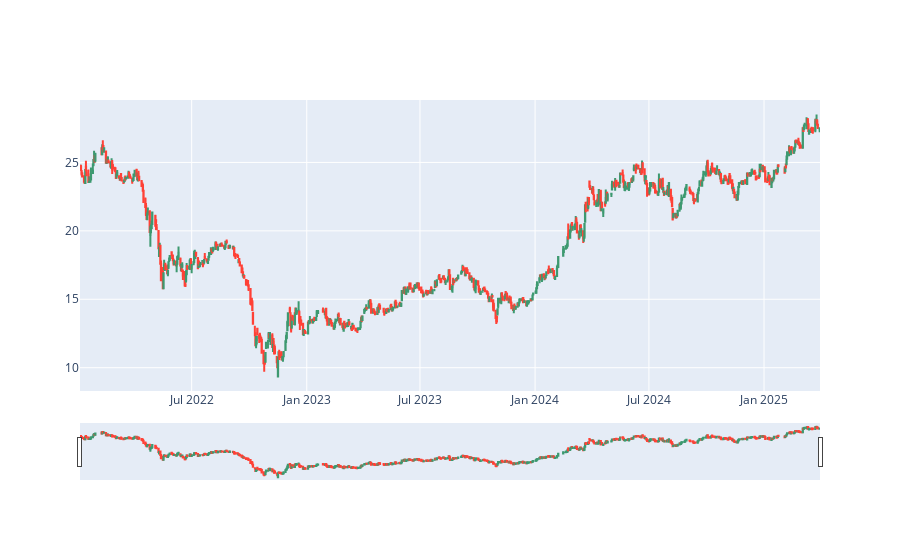

The notebook cell saved with this chart:
### Markdown cell above
### Techcombank

### Code cell
visualize_trade_each_bank("Techcombank")

### Figure 1 — Plotly figure (JSON) as saved in the notebook; plotly's stock layout.template omitted (floating-point values rounded to 4 significant figures; data arrays with more than 128 entries replaced by an {"elided": "..."} marker saying what was removed)
{"data": [{"close": {"elided": "806 float values"}, "high": {"elided": "806 float values"}, "low": {"elided": "806 float values"}, "open": {"elided": "806 float values"}, "type": "candlestick", "x": {"elided": "806 str values"}}], "layout": {}}
